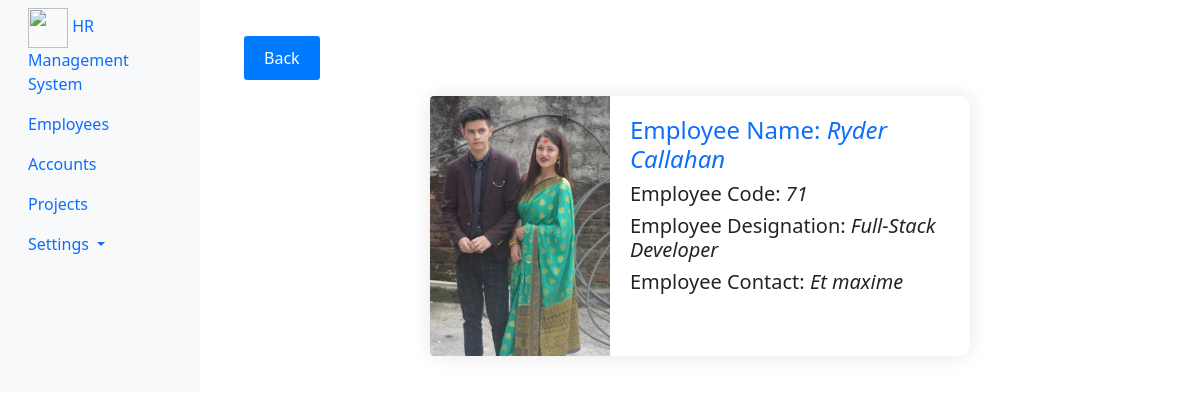
Page /employees/show/71/ (signed in) on the committed database.
### Employees/models.py (models this page shows, shortened)
class EmployeeDetail(models.Model):
    employee_code = models.PositiveIntegerField(primary_key=True, auto_created=True)
    employee_name = models.CharField(max_length=30)
    employee_designation = models.ForeignKey(EmployeeDesignation, on_delete=models.CASCADE)
    employee_contact = models.CharField(max_length=10)
    employee_image = models.FileField(upload_to="images/employeeImage/", blank=True, null=True)
    is_active = models.BooleanField(default=True)
    class Meta:
        db_table = "employee_details"
        ordering = ["-employee_name"]

class EmployeeDesignation(models.Model):
    designation_name = models.CharField(max_length=100)
    def __str__(self):
        return self.designation_name
    class Meta:
        db_table = "designation_name"
        ordering = ["-designation_name"]

### Employees/views.py (the view)
# urls.py: path('show/<int:pk>/', views.employee_show, name='employee_show'),
@login_required(login_url='/login/')
def employee_show(request, pk):
    employee_obj= EmployeeDetail.objects.get(pk=pk)
    context={"data": employee_obj}
    return render(request, 'employees/employee_show.html', context)

### templates/employees/employee_show.html (shortened to what this page needs)
{% extends 'layouts/master.html' %}
{% load static %}
{% block custom_css %}
<link rel="stylesheet" href="{% static 'css/employee_show.css' %}">
{% endblock %}
{% block content %}
<div class="container">
    <a href="{% url 'employee_list' %}" class="btn btn-sm btn-primary mb-3 mt-3">Back</a>
    <div class="card mb-3" style="max-width: 540px;">
        <div class="row g-0">
            <div class="col-md-4">
                <img src="{{ data.employee_image.url }}" class="img-fluid rounded-start" alt="Employee Image">
            </div>
            <div class="col-md-8">
                <div class="card-body">
                    <h2 class="card-title text-primary">Employee Name: <i>{{ data.employee_name }}</i></h2>
                    <h3>Employee Code: <i>{{ data.employee_code }}</i></h3>
                    <h3>Employee Designation: <i>{{ data.employee_designation }}</i></h3>
                    <h3>Employee Contact: <i>{{ data.employee_contact }}</i></h3>
                </div>
            </div>
        </div>
    </div>
</div>
{% endblock %}

### static/css/employee_show.css (style rules this page uses)
.container { padding: 20px; }
.card { border: none; box-shadow: 0 0 20px rgba(0, 0, 0, 0.1); border-radius: 10px; max-width: 540px; margin: 0 auto; }
.card img { max-width: 100%; height: auto; border-radius: 10px 0 0 10px; }
.card h2 { font-size: 24px; margin-top: 0; }
.card h3 { font-size: 20px; margin-bottom: 0.5rem; }
.card-body { padding: 20px; }
.btn { font-size: 16px; padding: 10px 20px; }
.btn-primary { background-color: #007bff; color: #fff; border: none; }
.mb-3 { margin-bottom: 1rem; }
.card { max-width: 540px; margin: 0 auto; }
.card img { border-radius: 10px 0 0 10px; }

### rows in the picture
EmployeeDetail: employee_image (picture), employee_name "Ryder Callahan", employee_code "71", employee_designation "Full-Stack Developer", employee_contact "Et maxime"
